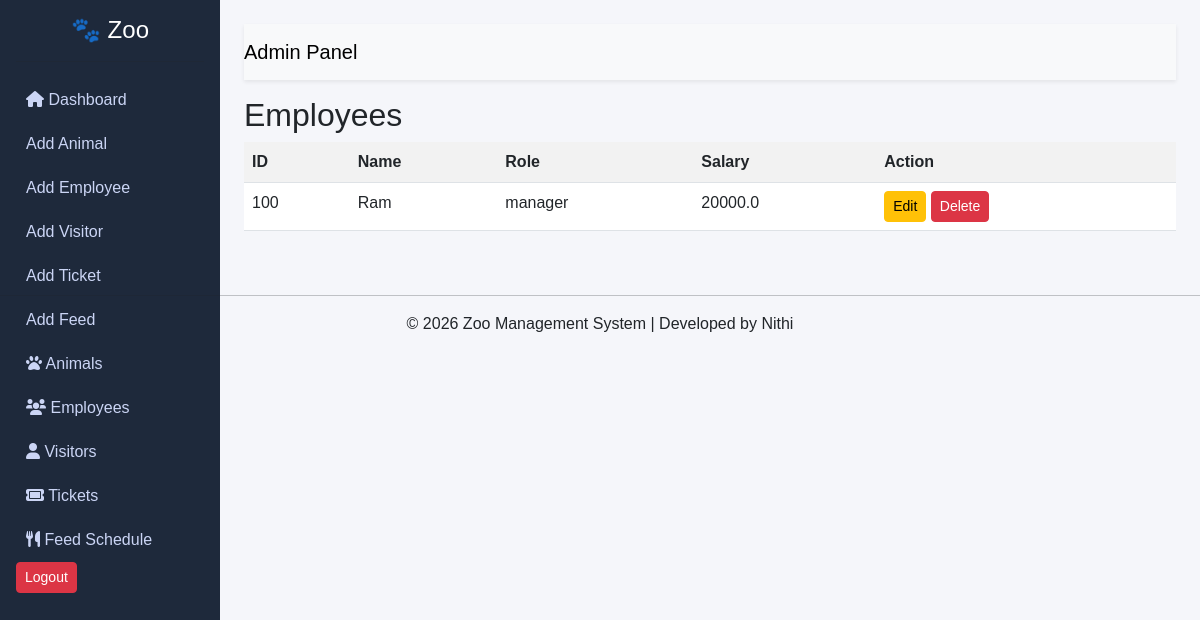
/employees (signed in), run on an earlier commit of the app's database.
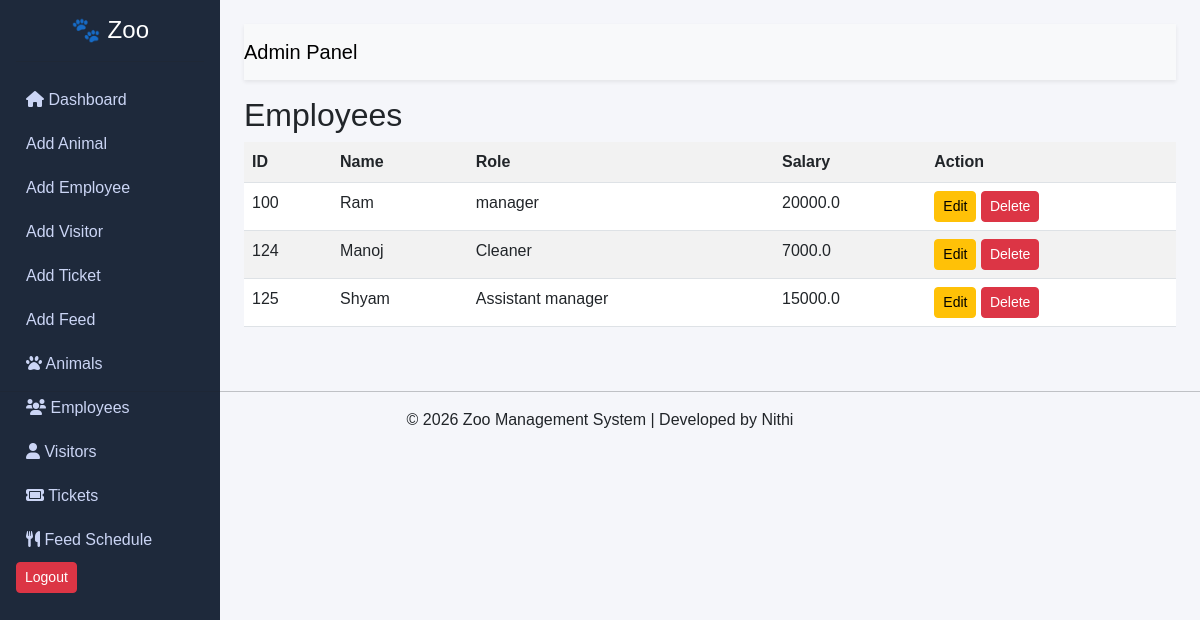
And on a later commit of the database.
### tables this page shows
CREATE TABLE employees (
            emp_id TEXT PRIMARY KEY,
            name TEXT,
            role TEXT,
            salary REAL
        );

### app.py (the view)
@app.route('/employees')
def employees():
    if 'user' not in session:
        return redirect('/login')
    emps = zoo_db.get_employees()
    return render_template('view_employees.html', employees=emps)

### zoo_database.py (called while the page is built)
    def get_employees(self):
        self.cursor.execute("SELECT * FROM employees")
        return self.cursor.fetchall()

### templates/view_employees.html
{% extends "base.html" %}
{% block content %}
<h2>Employees</h2>
<table class="table table-striped">
<tr>
    <th>ID</th>
    <th>Name</th>
    <th>Role</th>
    <th>Salary</th>
    <th>Action</th>
</tr>
{% for e in employees %}
<tr>
<td>{{ e[0] }}</td>
<td>{{ e[1] }}</td>
<td>{{ e[2] }}</td>
<td>{{ e[3] }}</td>
<td>
    <a href="/edit_employee/{{ e[0] }}" class="btn btn-warning btn-sm">Edit</a>
    <a href="/delete_employee/{{ e[0] }}"
   onclick="return confirm('Are you sure?')"
   class="btn btn-danger btn-sm">Delete</a>
</td>
</tr>
{% endfor %}
</table>
{% endblock %}

### templates/base.html (shortened to what this page needs)
<!DOCTYPE html>
<html>
<head>
    <link href="https://cdn.jsdelivr.net/npm/bootstrap@5.3.0/dist/css/bootstrap.min.css" rel="stylesheet">
    <link rel="stylesheet" href="{{ url_for('static', filename='style.css') }}">
    <link rel="stylesheet" href="https://cdnjs.cloudflare.com/ajax/libs/font-awesome/6.0.0/css/all.min.css">
</head>
<body>
<div class="d-flex">
    <div class="sidebar p-3">
        <h4 class="text-white">🐾 Zoo</h4>
        <hr>
        <a href="/" class="menu"><i class="fas fa-home"></i> Dashboard</a>
        <a href="/add_animal" class="menu">Add Animal</a>
        <a href="/add_employee" class="menu">Add Employee</a>
        <a href="/add_visitor" class="menu">Add Visitor</a>
        <a href="/add_ticket" class="menu">Add Ticket</a>
        <a href="/add_feed" class="menu">Add Feed</a>
        <a href="/animals" class="menu"><i class="fas fa-paw"></i> Animals</a>
        <a href="/employees" class="menu"><i class="fas fa-users"></i> Employees</a>
        <a href="/visitors" class="menu"><i class="fas fa-user"></i> Visitors</a>
        <a href="/tickets" class="menu"><i class="fas fa-ticket"></i> Tickets</a>
        <a href="/feed" class="menu"><i class="fas fa-utensils"></i> Feed Schedule</a>
        <a href="/logout" class="btn btn-danger btn-sm">Logout</a>
    </div>
    <div class="content p-4">
        <nav class="navbar bg-light shadow-sm mb-3">
            <span class="navbar-brand">Admin Panel</span>
        </nav>
        {% block content %}{% endblock %}
    </div>
</div>
</body>
<footer class="text-center mt-4">
    <hr>
    <p>© 2026 Zoo Management System | Developed by Nithi</p>
</footer>
</html>

### static/style.css (style rules this page uses)
body { margin: 0; font-family: Arial, sans-serif; background-color: #f5f6fa; }
.sidebar { width: 220px; height: 100vh; background: #1e293b; position: fixed; }
.sidebar h4 { text-align: center; }
.menu { display: block; color: #cbd5f5; padding: 10px; text-decoration: none; border-radius: 5px; }
.content { margin-left: 220px; width: 100%; }

What changed in the data, as far as the page shows it:
added employees: emp_id "124", name "Manoj", role "Cleaner", salary "7000.0"
added employees: emp_id "125", name "Shyam", role "Assistant manager", salary "15000.0"
